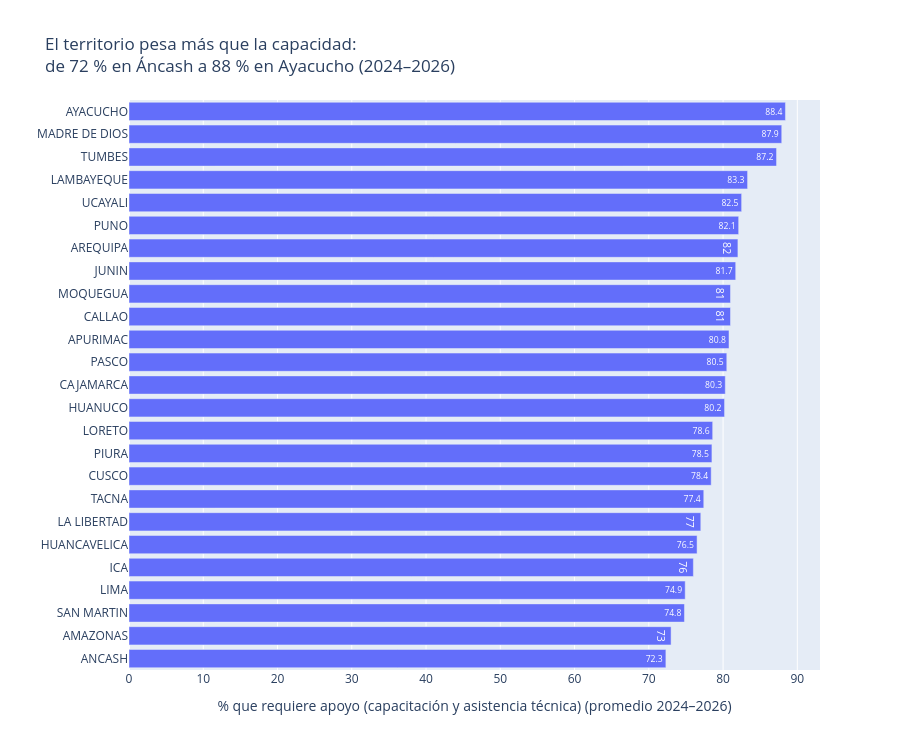

The notebook cell this image was saved under:
### Markdown cell above
### Hallazgo 3: el territorio pesa más que la capacidad

Las diferencias entre departamentos son mayores que entre niveles de capacidad. En promedio 2024–2026, la necesidad va de 72,3 % en Áncash a 88,4 % en Ayacucho: una brecha de 16 puntos, frente a menos de 6 puntos entre niveles de capacidad. No es un efecto de pocos casos: Áncash y Ayacucho tienen más de 100 municipalidades cada uno.

Esto sugiere que la necesidad de capacitación depende de factores que el RENAMU no mide, por ejemplo, el acompañamiento recibido o la rotación del personal de la ULE.

### Code cell
# % que requiere apoyo (capacitación y asistencia técnica) por departamento (promedio 2024–2026)
por_depto = (renamu.groupby("Departamento")["requiere_alguna"].mean() * 100).round(1).sort_values().reset_index()

fig = px.bar(por_depto, x="requiere_alguna", y="Departamento", orientation="h", text_auto=True, height=750,
             labels={"requiere_alguna": "% que requiere apoyo (capacitación y asistencia técnica) (promedio 2024–2026)", "Departamento": ""},
             title="El territorio pesa más que la capacidad:<br>de 72 % en Áncash a 88 % en Ayacucho (2024–2026)")
fig.show()

### Figure 1 — Plotly figure (JSON) as saved in the notebook; plotly's stock layout.template omitted (floating-point values rounded to 4 significant figures)
{"data": [{"hovertemplate": "% que requiere apoyo (capacitación y asistencia técnica) (promedio 2024–2026)=%{x}<br>=%{y}<extra></extra>", "legendgroup": "", "marker": {"color": "#636efa", "pattern": {"shape": ""}}, "name": "", "orientation": "h", "showlegend": false, "textposition": "auto", "texttemplate": "%{x}", "type": "bar", "x": [72.3, 73.0, 74.8, 74.9, 76.0, 76.5, 77.0, 77.4, 78.4, 78.5, 78.6, 80.2, 80.3, 80.5, 80.8, 81.0, 81.0, 81.7, 82.0, 82.1, 82.5, 83.3, 87.2, 87.9, 88.4], "xaxis": "x", "y": ["ANCASH", "AMAZONAS", "SAN MARTIN", "LIMA", "ICA", "HUANCAVELICA", "LA LIBERTAD", "TACNA", "CUSCO", "PIURA", "LORETO", "HUANUCO", "CAJAMARCA", "PASCO", "APURIMAC", "CALLAO", "MOQUEGUA", "JUNIN", "AREQUIPA", "PUNO", "UCAYALI", "LAMBAYEQUE", "TUMBES", "MADRE DE DIOS", "AYACUCHO"], "yaxis": "y"}], "layout": {"barmode": "relative", "height": 750, "legend": {"tracegroupgap": 0}, "title": {"text": "El territorio pesa más que la capacidad:<br>de 72 % en Áncash a 88 % en Ayacucho (2024–2026)"}, "xaxis": {"anchor": "y", "domain": [0, 1], "title": {"text": "% que requiere apoyo (capacitación y asistencia técnica) (promedio 2024–2026)"}}, "yaxis": {"anchor": "x", "domain": [0, 1], "title": {"text": ""}}}}
